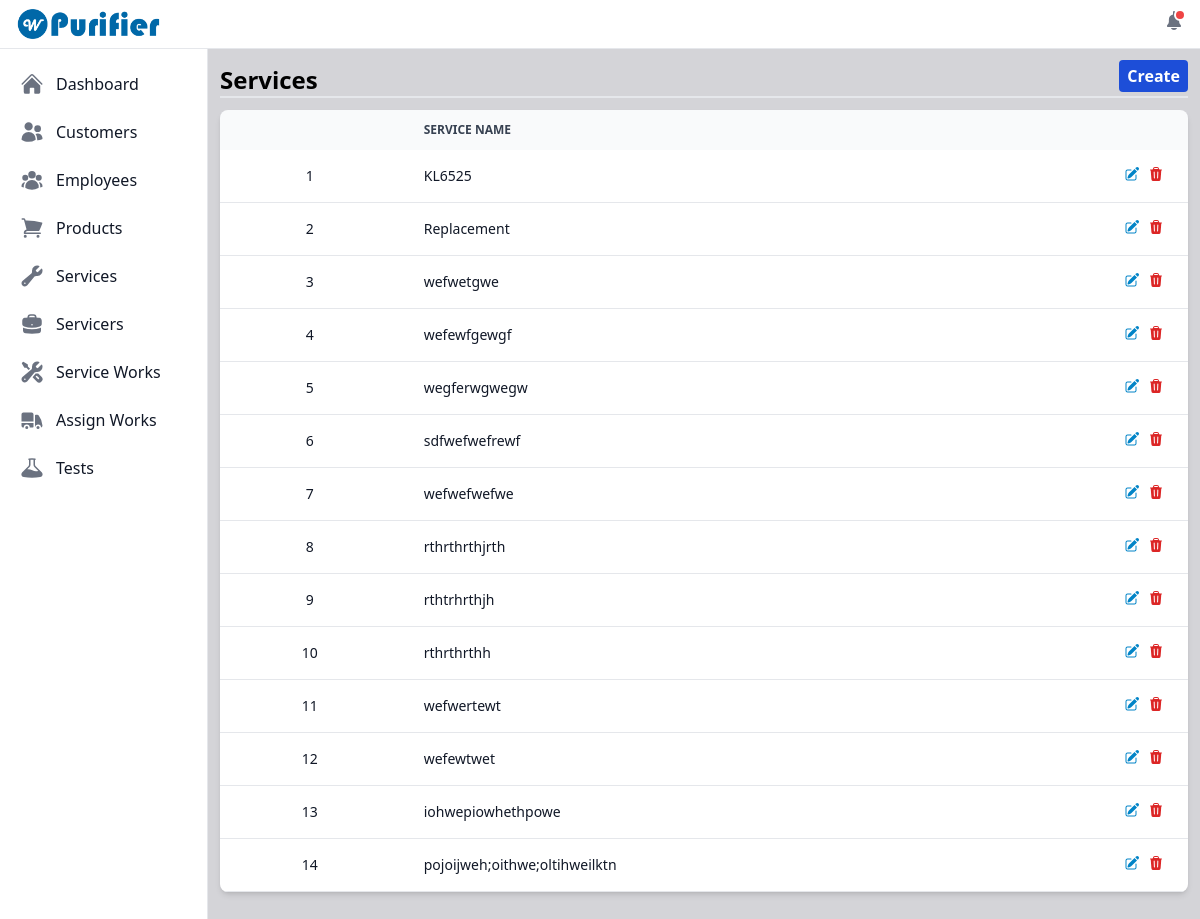
/view_services/ (signed in), run on an earlier commit of the app's database.
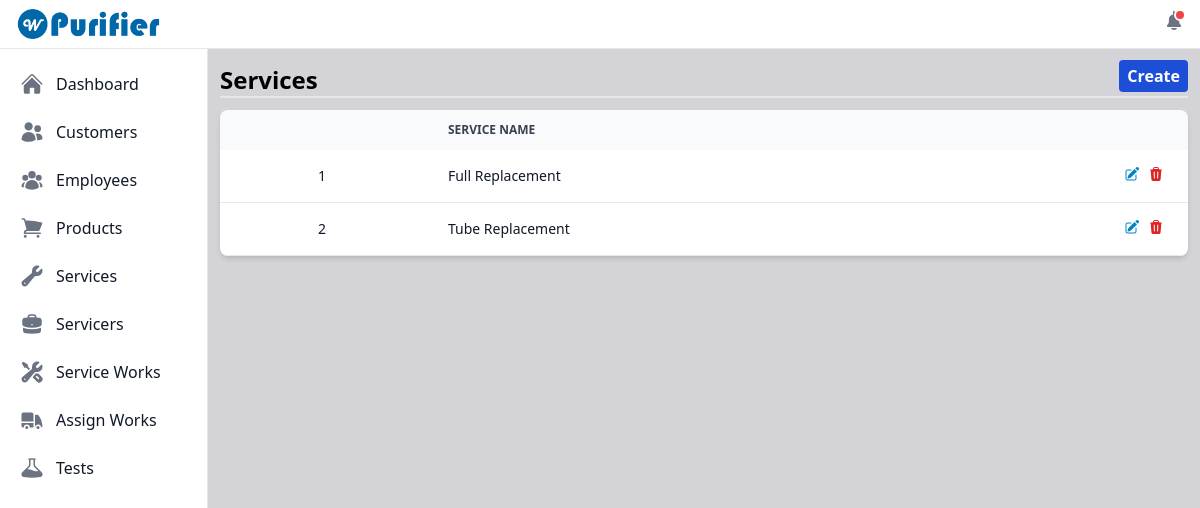
And on a later commit of the database.
### purifier/models.py (models this page shows, shortened)
class Service(models.Model):
    id = models.UUIDField(primary_key=True, default=uuid.uuid4, unique=True, editable=False)
    name = models.CharField(max_length=180)

### purifier/views.py (the view)
# urls.py: path('view_services/', views.viewAndCreateServices, name='view_services'),
@login_required
def viewAndCreateServices(request):
    services = Service.objects.all()
    services_exists = services.exists()
    service_form = ServiceForm()
    if request.method == 'POST':
        service_form = ServiceForm(request.POST)
        if service_form.is_valid():
            service_form.save()
            return redirect('purifier:view_services')
    context = {'services': services, 'services_exists': services_exists, 'service_form': service_form}
    return render(request, 'service/view_services.html', context)

### user_management/models.py (called while the page is built)
    def __str__(self):
        return self.username

### purifier/templates/service/view_services.html (shortened to what this page needs)
{% extends "index.html" %}
{% load static %}
{% block content %}
    <div class="flex justify-between">
        <span class="text-2xl font-bold flex self-end">Services</span>
        <button data-modal-target="create-modal" data-modal-toggle="create-modal" class="bg-blue-700 p-1 px-2 mb-1 text-base font-bold rounded text-white">Create</button>
    </div>
    <hr class="border dark:border-gray-800">
    <div class="mt-3">
        {% if services_exists %}
            <div class="relative overflow-x-auto shadow-md sm:rounded-lg">
                <table id="services_table" class="w-full text-sm text-left rtl:text-right text-gray-500 dark:text-gray-400">
                    <thead class="text-xs text-gray-700 uppercase bg-gray-50 dark:bg-gray-700 dark:text-gray-400">
                        <tr>
                            <th scope="col" class="px-6 py-3 text-center"></th>
                            <th scope="col" class="px-6 py-3">Service Name</th>
                        </tr>
                    </thead>
                    <tbody>
                        {% for service in services %}
                            <tr class="bg-white border-b dark:bg-gray-800 dark:border-gray-700 hover:bg-gray-50 dark:hover:bg-gray-600">
                                <th scope="row" class="px-6 py-4 font-medium text-gray-900 whitespace-nowrap dark:text-white text-center">{{ forloop.counter }}</th>
                                <th scope="row" class="px-6 py-4 font-medium text-gray-900 whitespace-nowrap dark:text-white flex justify-between">
                                    {{ service.name }}
                                    <div class="flex gap-x-2">
                                        <div data-modal-target="update-modal" data-modal-toggle="update-modal" data-serviceId="{{service.id}}" data-serviceName="{{service.name}}" class="service-update-icon">
                                        </div>
                                        <div data-modal-target="delete-modal" data-modal-toggle="delete-modal" data-serviceId="{{service.id}}" data-serviceName="{{service.name}}" class="service-delete-icon">
                                        </div>
                                    </div>
                                </th>
                            </tr>
                        {% endfor %}
                    </tbody>
                </table>
            </div>
        {% else %}
            <div class="flex justify-center">
                <span class="font-bold text-xl">No services added. <button data-modal-target="crud-modal" data-modal-toggle="crud-modal" class="text-blue-700">Create</button> a new service.</span>
            </div>
        {% endif %}
    </div>
{% endblock content %}

What changed in the data, as far as the page shows it:
removed Service: name "wefwetgwe"
removed Service: name "wefewfgewgf"
removed Service: name "wegferwgwegw"
removed Service: name "sdfwefwefrewf"
removed Service: name "wefwefwefwe"
removed Service: name "rthrthrthjrth"
removed Service: name "rthtrhrthjh"
removed Service: name "rthrthrthh"
removed Service: name "wefwertewt"
removed Service: name "wefewtwet"
removed Service: name "iohwepiowhethpowe"
removed Service: name "pojoijweh;oithwe;oltihweilktn"
changed Service: name "KL6525" → "Full Replacement"
changed Service: name "Replacement" → "Tube Replacement"
